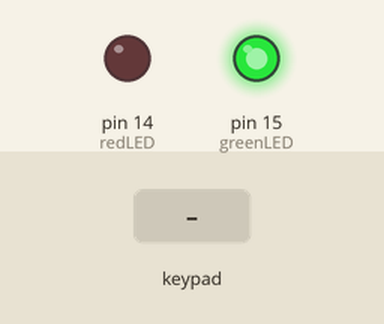
Simulated run of this sketch. Board: Arduino Uno, built with avr-gcc and run on an emulated ATmega328P. Shown: output pins drawn as LEDs (lit = HIGH). Dashed ring = blinking. Inputs (shaded band) come from the test bench. No radio packets arrive unless stated.

Above: at 1.2 s.
1.3 s: key '*' pressed
At 1.9 s:
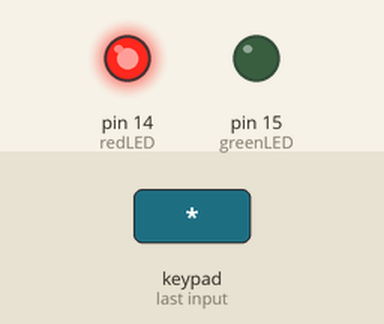
2.8 s: keypad keys 8 7 6 5 pressed 0.4 s apart
At 4.3 s:
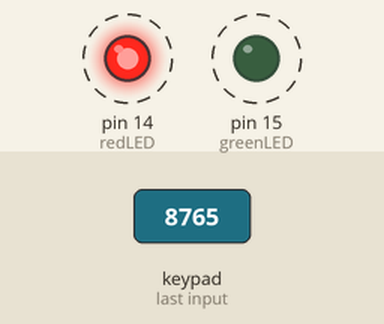
5.9 s: key '#' pressed
At 6.5 s:
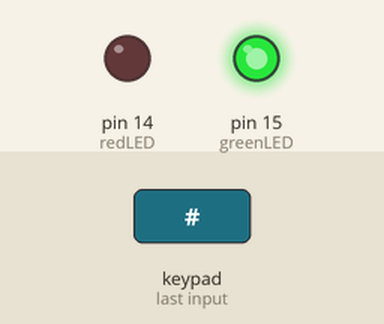
Timing chart, 0 to 8.9 s (numbered marks = the images above; inputs shaded):
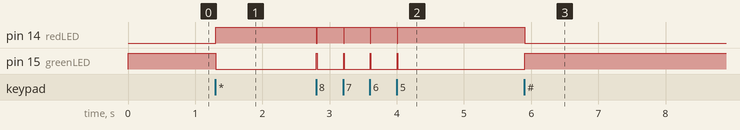

The sketch:

pyroTX.ino
```cpp
/*
  Created 2017
  by AlexGyver
  AlexGyver Home Labs Inc.
*/
#include "Keypad.h"       //библиотека клавиатуры
#include <SPI.h>          // библиотека для работы с шиной SPI
#include "nRF24L01.h"     // библиотека радиомодуля
#include "RF24.h"         // ещё библиотека радиомодуля

RF24 radio(9, 10); // "создать" модуль на пинах 9 и 10 Для Уно
byte address[][6] = {"1Node", "2Node", "3Node", "4Node", "5Node", "6Node"}; //возможные номера труб

byte redLED = 14;
byte greenLED = 15;

const byte ROWS = 4; //4 строки у клавиатуры
const byte COLS = 3; //три столбца
char keys[4][3] = {
  {'1', '2', '3'},
  {'4', '5', '6'},
  {'7', '8', '9'},
  {'*', '0', '#'}
};
byte rowPins[ROWS] = {8, 7, 6, 5}; //Подключены строки (4 пина)
byte colPins[COLS] = {4, 3, 2}; //подключены столбцы (3 пина)
Keypad keypad = Keypad( makeKeymap(keys), rowPins, colPins, ROWS, COLS ); //создать клавиатуру
boolean flag;

void setup() {
  Serial.begin(9600);

  pinMode(redLED, OUTPUT);
  pinMode(greenLED, OUTPUT);
  digitalWrite(greenLED, HIGH);    // зажечь зелёный светодиод

  radio.begin(); //активировать модуль
  radio.setAutoAck(1);         //режим подтверждения приёма, 1 вкл 0 выкл
  radio.setRetries(0, 15);    //(время между попыткой достучаться, число попыток)
  radio.enableAckPayload();    //разрешить отсылку данных в ответ на входящий сигнал
  radio.setPayloadSize(32);     //размер пакета, в байтах

  radio.openWritingPipe(address[0]);   //мы - труба 0, открываем канал для передачи данных
  radio.setChannel(0x60);  //выбираем канал (в котором нет шумов!)

  radio.setPALevel (RF24_PA_MAX); //уровень мощности передатчика. На выбор RF24_PA_MIN, RF24_PA_LOW, RF24_PA_HIGH, RF24_PA_MAX
  radio.setDataRate (RF24_1MBPS); //скорость обмена. На выбор RF24_2MBPS, RF24_1MBPS, RF24_250KBPS
  //должна быть одинакова на приёмнике и передатчике!
  //при самой низкой скорости имеем самую высокую чувствительность и дальность!!

  radio.powerUp(); //начать работу
  radio.stopListening();  //не слушаем радиоэфир, мы передатчик
}

void loop() {
  byte gotByte;
  char key = keypad.waitForKey();      // ожидать ввод с клавиатуры, принять символ
  int keyInt = key - '0';              // перевести символ в целочисленный тип

  if (keyInt >= 0 && keyInt <= 9 && flag == 1) {  // если число от 0 до 9 и флаг поднят
    digitalWrite(greenLED, HIGH);                         // включить зелёный светодиод
    digitalWrite(redLED, LOW);                            // погасить красный светодиод
    radio.write(&keyInt, sizeof(keyInt));                 // отправить цифру с клавиатуры по радио
    delay(10);
    digitalWrite(greenLED, LOW);                          // погасить зелёный светодиод
    digitalWrite(redLED, HIGH);                           // зажечь красный светодиод

  } else if (key == '*') {                                // если символ *
    flag = 1;                                             // поднять флаг
    digitalWrite(redLED, HIGH);                           // включить красный светодиод
    digitalWrite(greenLED, LOW);                          // погасить зелёный светодиод

  } else if (key == '#') {                        // если символ №
    flag = 0;                                     // опустить флаг
    digitalWrite(greenLED, HIGH);                 // зажечь зелёный светодиод
    digitalWrite(redLED, LOW);                    // погасить красный светодиод
  }
}
```

Measured:
- after the input at 1.3 s, pin 14 (redLED): LOW → HIGH at once; pin 15 (greenLED): HIGH → LOW at once
- after the input at 2.8 s, pin 14 (redLED): alternates HIGH for 0.39 s and LOW for 0.01 s, 8 changes in all, then stays HIGH, starting at once; pin 15 (greenLED): alternates HIGH for 0.01 s and LOW for 0.39 s, 8 changes in all, then stays LOW, starting at once
- after the input at 5.9 s, pin 14 (redLED): HIGH → LOW at once; pin 15 (greenLED): LOW → HIGH at once
